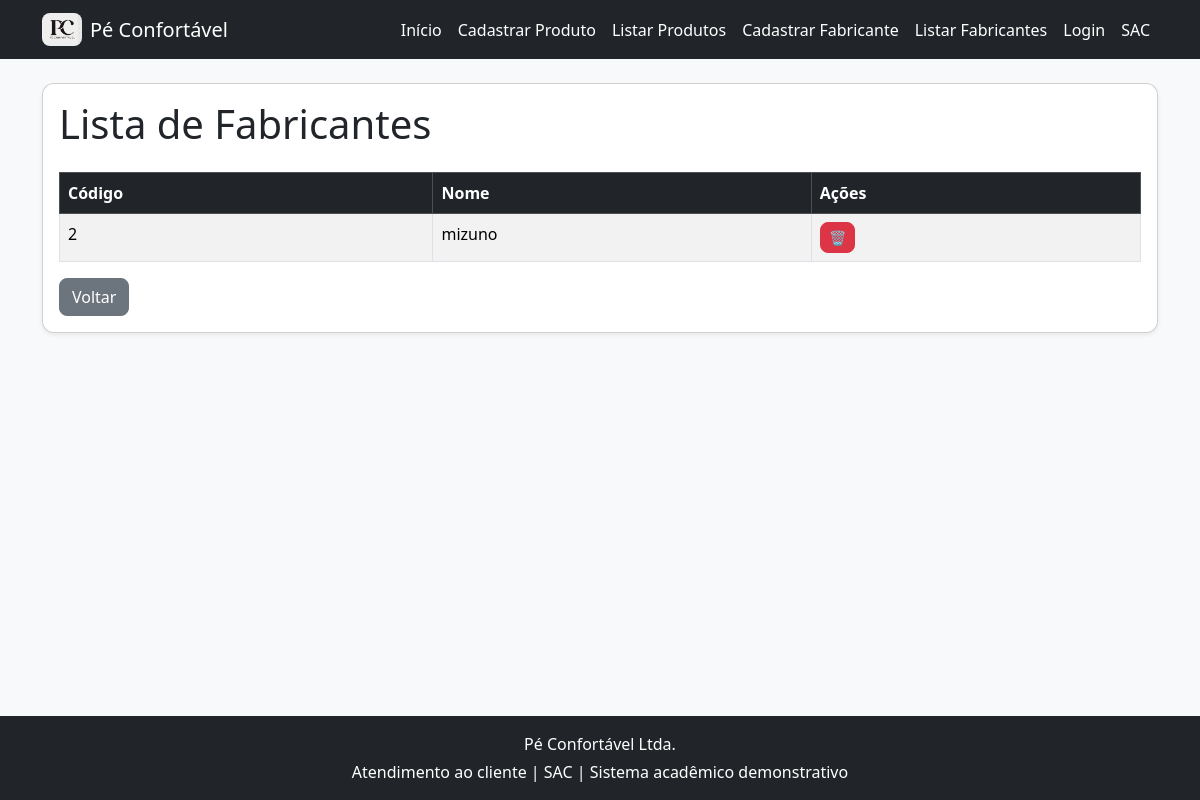
Page /fabricante/lista/ on the earlier database version.
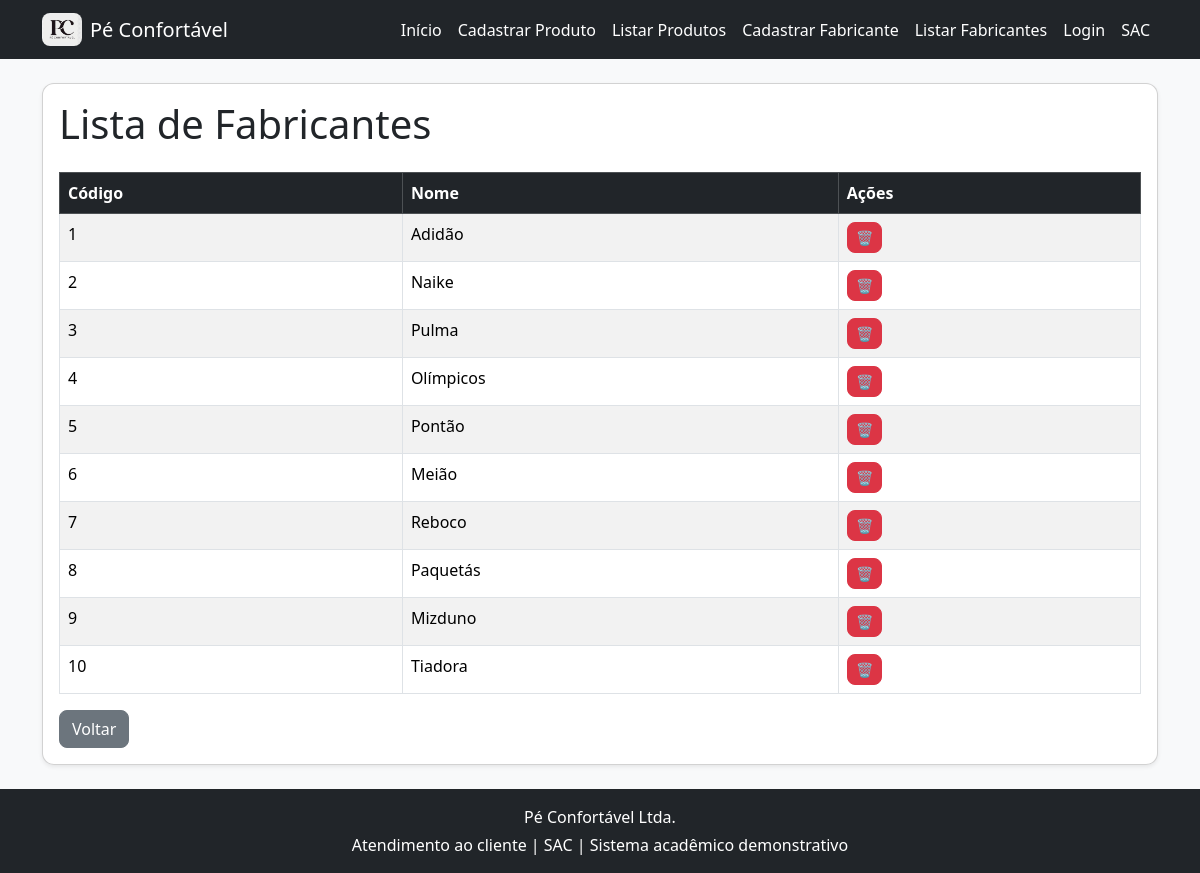
Same page on the later database version.
### fabricante/models.py (models this page shows)
class Fabricante(models.Model):
    codigo = models.IntegerField()
    nome = models.CharField(max_length=70)

### fabricante/views.py (the view)
# urls.py: path('lista/', views.listar, name='listar'),
def listar(request):
    lista_fabricantes = Fabricante.objects.all()
    return render(request, 'fabricante/lista.html', {'fabricantes': lista_fabricantes})

### fabricante/templates/fabricante/lista.html (shortened to what this page needs)
{% extends 'base.html' %}
{% block content %}
<div class="card shadow-sm">
    <div class="card-body">
        <h1 class="card-title mb-4">Lista de Fabricantes</h1>
        <div class="table-responsive">
            <table class="table table-striped table-bordered">
                <thead class="table-dark">
                    <tr>
                        <th>Código</th>
                        <th>Nome</th>
                        <th>Ações</th>
                    </tr>
                </thead>
                <tbody>
                    {% for fabricante in fabricantes %}
                    <tr>
                        <td>{{ fabricante.codigo }}</td>
                        <td>{{ fabricante.nome }}</td>
                        <td>
                            <a href="{% url 'fabricante:excluir_fabricante' fabricante.id %}"
                               class="btn btn-danger btn-sm"
                               onclick="return confirm('Tem certeza que deseja excluir este fabricante?');">
                                🗑
                            </a>
                        </td>
                    </tr>
                    {% empty %}
                    <tr>
                        <td colspan="3" class="text-center">Nenhum fabricante cadastrado.</td>
                    </tr>
                    {% endfor %}
                </tbody>
            </table>
        </div>
        <a href="/" class="btn btn-secondary">Voltar</a>
    </div>
</div>
{% endblock %}

### templates/base.html (shortened to what this page needs)
{% load static %}
<!DOCTYPE html>
<html lang="pt-br">
<head>
    <link href="https://cdn.jsdelivr.net/npm/bootstrap@5.3.3/dist/css/bootstrap.min.css" rel="stylesheet">
    <link rel="stylesheet" href="{% static 'css/style.css' %}">
</head>
<body class="bg-light d-flex flex-column min-vh-100">
    <nav class="navbar navbar-expand-lg navbar-dark bg-dark">
        <div class="container">
            <a class="navbar-brand d-flex align-items-center" href="/">
                <img src="{% static 'img/logo.png' %}" alt="Logo da Pé Confortável" width="40" class="me-2">
                Pé Confortável
            </a>
            <div class="navbar-nav">
                <a class="nav-link text-white" href="/">Início</a>
                <a class="nav-link text-white" href="/produto/cadastro/">Cadastrar Produto</a>
                <a class="nav-link text-white" href="/produto/lista/">Listar Produtos</a>
                <a class="nav-link text-white" href="/fabricante/cadastro/">Cadastrar Fabricante</a>
                <a class="nav-link text-white" href="/fabricante/lista/">Listar Fabricantes</a>
                <a class="nav-link text-white" href="/login/">Login</a>
                <a class="nav-link text-white" href="/contato/">SAC</a>
            </div>
        </div>
    </nav>
    <main class="container mt-4 flex-grow-1">
        {% block content %}
        {% endblock %}
    </main>
    <footer class="bg-dark text-white text-center py-3 mt-4">
        <p class="mb-1">Pé Confortável Ltda.</p>
        <p class="mb-0">Atendimento ao cliente | SAC | Sistema acadêmico demonstrativo</p>
    </footer>
</body>
</html>

### static/css/style.css (style rules this page uses)
body { background-color: #f8f9fa; }
.navbar-brand img { border-radius: 8px; }
h1, h2 { color: #212529; }
.card { border-radius: 12px; }
.btn { border-radius: 8px; }

Differences in the rows shown:
removed Fabricante: codigo "2", nome "mizuno"
added Fabricante: codigo "1", nome "Adidão"
added Fabricante: codigo "2", nome "Naike"
added Fabricante: codigo "3", nome "Pulma"
added Fabricante: codigo "4", nome "Olímpicos"
added Fabricante: codigo "5", nome "Pontão"
added Fabricante: codigo "6", nome "Meião"
added Fabricante: codigo "7", nome "Reboco"
added Fabricante: codigo "8", nome "Paquetás"
added Fabricante: codigo "9", nome "Mizduno"
added Fabricante: codigo "10", nome "Tiadora"
